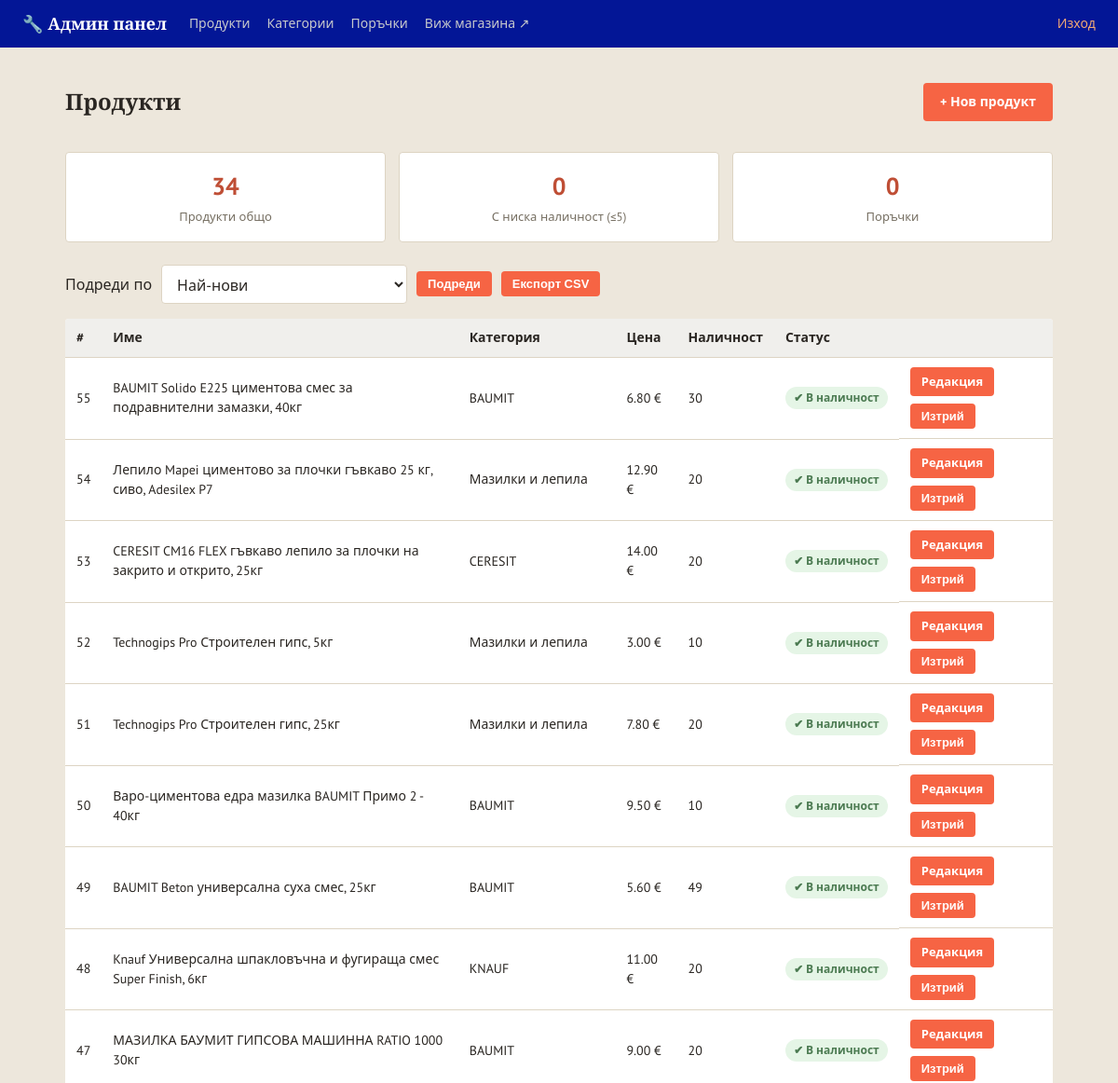
Before: /admin (signed in, upper part) with the older database file.
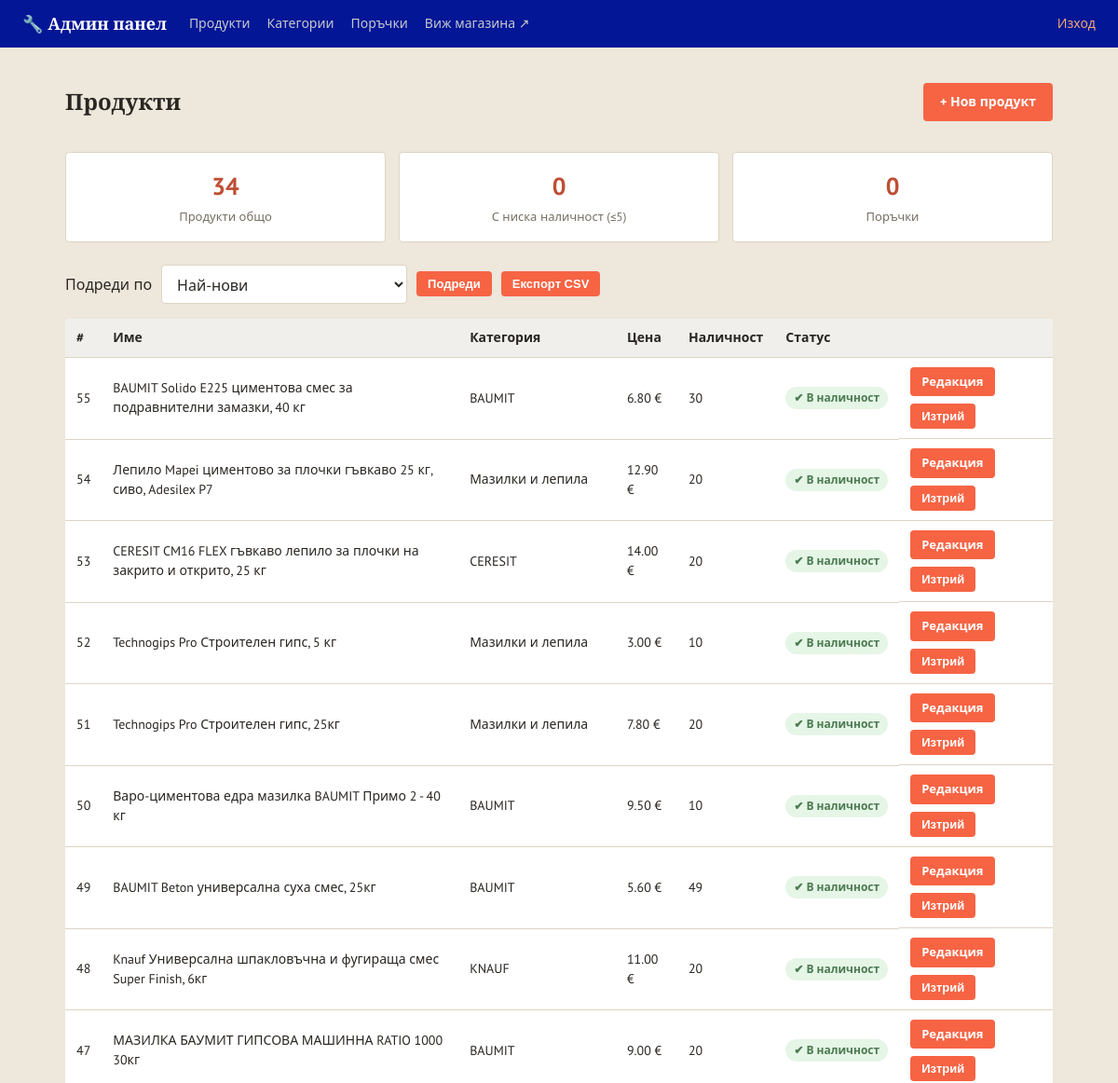
After: the same page with the newer database file.
### models.py (models this page shows, shortened)
class Product(db.Model):
    __tablename__ = 'products'
    id = db.Column(db.Integer, primary_key=True)
    name = db.Column(db.String(200), nullable=False)
    description = db.Column(db.Text, default='')
    price = db.Column(db.Float, nullable=False)
    stock = db.Column(db.Integer, default=0)
    availability = db.Column(db.String(16), nullable=False, default='in_stock')
    image_url = db.Column(db.String(300), default='')
    category_id = db.Column(db.Integer, db.ForeignKey('categories.id'), nullable=False)
    AVAILABILITY_CHOICES = ('in_stock', 'limited', 'on_order')
    AVAILABILITY_LABELS = {'in_stock': 'В наличност', 'limited': 'Ограничена наличност',
                           'on_order': 'По поръчка'}
    AVAILABILITY_BADGE_CLASS = {'in_stock': 'stock-ok', 'limited': 'stock-limited', 'on_order': 'stock-onorder'}
    AVAILABILITY_ICONS = {'in_stock': '✔', 'limited': '⚠', 'on_order': '⏳'}

class Category(db.Model):
    __tablename__ = 'categories'
    id = db.Column(db.Integer, primary_key=True)
    name = db.Column(db.String(100), nullable=False, unique=True)
    image_url = db.Column(db.String(300), default='')
    products = db.relationship('Product', backref='category', lazy=True)

### app.py (the view)
@app.route('/admin')
@admin_required
def admin_dashboard():
    sort = selected_sort(ADMIN_PRODUCT_SORTS)
    products = sorted_products(Product.query, sort)
    low_stock_count = Product.query.filter(Product.stock <= 5).count()
    orders_count = Order.query.count()
    new_orders_count = Order.query.filter_by(status='нова').count()
    return render_template('admin/dashboard.html', products=products,
                           low_stock_count=low_stock_count, orders_count=orders_count,
                           new_orders_count=new_orders_count, sort=sort,
                           sort_options=ADMIN_PRODUCT_SORTS)

### app.py (called while the page is built)
@app.context_processor
def inject_whatsapp_number():
    return {'whatsapp_number': app.config['WHATSAPP_NUMBER'], 'asset_version': app.config['ASSET_VERSION']}

@app.context_processor
def inject_category_icons():
    return {'category_icons': CATEGORY_ICONS}

@app.context_processor
def inject_availability_info():
    return {'availability_labels': Product.AVAILABILITY_LABELS,
            'availability_badge_class': Product.AVAILABILITY_BADGE_CLASS,
            'availability_icons': Product.AVAILABILITY_ICONS}

def admin_required(view_func):
    @wraps(view_func)
    def wrapper(*args, **kwargs):
        if not session.get('is_admin'):
            flash('Моля, влезте в системата.', 'error')
            return redirect(url_for('admin_login', next=request.path))
        return view_func(*args, **kwargs)
    return wrapper

def selected_sort(options):
    value = request.args.get('sort', 'newest')
    return value if value in options else 'newest'

def sorted_products(query, sort):
    if sort in ('name_asc', 'name_desc'):
        return sorted(query.order_by(Product.id.asc()).all(),
                      key=lambda p: p.name.casefold(), reverse=sort == 'name_desc')
    ordering = {
        'newest': Product.id.desc(), 'oldest': Product.id.asc(),
        'price_asc': Product.price.asc(), 'price_desc': Product.price.desc(),
        'stock_asc': Product.stock.asc(), 'stock_desc': Product.stock.desc(),
    }
    return query.order_by(ordering[sort], Product.id.asc()).all()

### templates/admin/dashboard.html (shortened to what this page needs)
{% extends 'admin/base.html' %}
{% block content %}
<div class="admin-header-row">
    <h1 class="page-title">Продукти</h1>
    <a href="{{ url_for('admin_product_new') }}" class="btn">+ Нов продукт</a>
</div>
<div class="admin-stats">
    <div class="stat-card">
        <div class="stat-number">{{ products|length }}</div>
        <div class="stat-label">Продукти общо</div>
    </div>
    <div class="stat-card {% if low_stock_count %}stat-warning{% endif %}">
        <div class="stat-number">{{ low_stock_count }}</div>
        <div class="stat-label">С ниска наличност (≤5)</div>
    </div>
    <a href="{{ url_for('admin_orders') }}" class="stat-card stat-link {% if new_orders_count %}stat-warning{% endif %}">
        <div class="stat-number">{{ orders_count }}</div>
        <div class="stat-label">Поръчки{% if new_orders_count %} · {{ new_orders_count }} нови{% endif %}</div>
    </a>
</div>
<form class="list-toolbar" method="get">
    {% include 'sort_select.html' %}
    <button type="submit" class="btn btn-small">Подреди</button>
    <button type="submit" class="btn btn-small" formaction="{{ url_for('admin_products_export') }}">Експорт CSV</button>
</form>
{% if products %}
<table class="admin-table">
    <thead>
        <tr>
            <th>#</th>
            <th>Име</th>
            <th>Категория</th>
            <th>Цена</th>
            <th>Наличност</th>
            <th>Статус</th>
            <th></th>
        </tr>
    </thead>
    <tbody>
        {% for p in products %}
        <tr>
            <td>{{ p.id }}</td>
            <td>{{ p.name }}</td>
            <td>{{ p.category.name }}</td>
            <td>{{ '%.2f'|format(p.price) }} €</td>
            <td class="{% if p.stock <= 5 %}stock-low{% endif %}">{{ p.stock }}</td>
            <td><span class="availability-chip {{ availability_badge_class[p.availability] }}">{{ availability_icons[p.availability] }} {{ availability_labels[p.availability] }}</span></td>
            <td class="admin-actions">
                <a href="{{ url_for('admin_product_edit', product_id=p.id) }}" class="btn btn-small">Редакция</a>
                <form action="{{ url_for('admin_product_delete', product_id=p.id) }}" method="post"
                      onsubmit="return confirm('Изтриване на \'{{ p.name }}\'?');">
                    <button type="submit" class="btn btn-small btn-danger">Изтрий</button>
                </form>
            </td>
        </tr>
        {% endfor %}
    </tbody>
</table>
{% else %}
<p class="empty-msg">Все още няма продукти. <a href="{{ url_for('admin_product_new') }}">Добавете първия</a>.</p>
{% endif %}
{% endblock %}

### templates/admin/base.html (shortened to what this page needs)
<!DOCTYPE html>
<html lang="bg">
<head>
    <link rel="stylesheet" href="{{ url_for('static', filename='css/style.css') }}?v={{ asset_version }}">
    <link rel="stylesheet" href="{{ url_for('static', filename='css/admin.css') }}?v={{ asset_version }}">
    <link type="text/css" rel="stylesheet" href="{{ url_for('static',filename='css/style.css') }}"/>
</head>
<body class="admin-body">
<header class="admin-topbar">
    <a href="{{ url_for('admin_dashboard') }}" class="brand">🔧 Админ панел</a>
    <nav class="admin-nav">
        <a href="{{ url_for('admin_dashboard') }}">Продукти</a>
        <a href="{{ url_for('admin_categories') }}">Категории</a>
        <a href="{{ url_for('admin_orders') }}">Поръчки</a>
        <a href="{{ url_for('index') }}" target="_blank">Виж магазина ↗</a>
    </nav>
    <a href="{{ url_for('admin_logout') }}" class="admin-logout">Изход</a>
</header>
<main class="admin-container">
    {% block content %}{% endblock %}
</main>
</body>
</html>

### templates/sort_select.html
<label for="sort">Подреди по</label>
<select id="sort" name="sort">
    {% for value, label in sort_options.items() %}
    <option value="{{ value }}" {% if sort == value %}selected{% endif %}>{{ label }}</option>
    {% endfor %}
</select>

### static/css/style.css (style rules this page uses)
:root { --steel: #0623e8; --steel-dark: #031696; --accent: #f66444; --accent-dark: #bf4e35; --highlight: #d9a441; --bg: #ede7dc; --card-bg: #ffffff; --border: #ddd4c3; --text: #2a2622; --text-light: #766f62; --success: #4b7a51; --danger: #a23636; --radius: 4px; }
* { box-sizing: border-box; }
body { margin: 0; font-family: 'PT Sans', 'Segoe UI', Roboto, Arial, sans-serif; background: var(--bg); color: var(--text); line-height: 1.5; }
h1, h2, h3, .brand, .hero h1 { font-family: 'Bitter', Georgia, serif; }
a { color: inherit; text-decoration: none; }
.brand { font-size: 22px; font-weight: 700; color: #fff; white-space: nowrap; display: flex; align-items: center; gap: 10px; }
.page-title { font-size: 24px; margin-bottom: 16px; }
.btn { display: inline-block; background: var(--accent); color: #fff; border: none; padding: 10px 18px; border-radius: var(--radius); font-weight: 600; cursor: pointer; font-size: 14px; }
.btn-small { padding: 6px 12px; font-size: 13px; }
.stock-ok { color: var(--success); font-weight: 600; }
.availability-chip { display: inline-block; padding: 3px 9px; border-radius: 20px; font-size: 12px; font-weight: 700; white-space: nowrap; margin: 4px 0; }
.availability-chip.stock-ok { background: #e5f5e6; }
.list-toolbar { display: flex; flex-wrap: wrap; align-items: center; gap: 10px; margin: 16px 0; }
.list-toolbar select { max-width: 100%; padding: 9px 12px; border: 1px solid var(--border); border-radius: var(--radius); background: var(--card-bg, #fff); color: inherit; font: inherit; }

### static/css/admin.css (style rules this page uses)
.admin-body { background: var(--bg); }
.admin-topbar { background: var(--steel-dark); color: #fff; display: flex; align-items: center; gap: 24px; padding: 12px 24px; }
.admin-topbar .brand { color: #fff; font-size: 18px; font-weight: 700; }
.admin-nav { display: flex; gap: 18px; flex: 1; }
.admin-nav a { color: #c7c9cc; font-size: 14px; }
.admin-logout { color: #f0a875; font-size: 14px; }
.admin-container { max-width: 1100px; margin: 0 auto; padding: 24px 20px 60px; }
.admin-header-row { display: flex; align-items: center; justify-content: space-between; margin-bottom: 20px; }
.admin-stats { display: grid; grid-template-columns: repeat(auto-fit, minmax(160px, 1fr)); gap: 14px; margin-bottom: 24px; }
.stat-card { background: var(--card-bg); border: 1px solid var(--border); border-radius: var(--radius); padding: 16px; text-align: center; }
.stat-number { font-size: 26px; font-weight: 700; color: var(--accent-dark); }
.stat-label { font-size: 13px; color: var(--text-light); margin-top: 4px; }
.admin-table { width: 100%; border-collapse: collapse; background: var(--card-bg); border-radius: var(--radius); overflow: hidden; }
.admin-table th, .admin-table td { padding: 10px 12px; border-bottom: 1px solid var(--border); text-align: left; font-size: 14px; }
.admin-table th { background: #f0efec; }
.admin-actions { display: flex; gap: 8px; flex-wrap: wrap; align-items: center; }
.btn-danger { background: var(--danger); }
.stat-link { text-decoration: none; display: block; }

Changed rows visible on the page:
changed Product id 55: name "BAUMIT Solido E225 циментова смес за подравнителни замазки, 40кг" → "BAUMIT Solido E225 циментова смес за подравнителни замазки, 40 кг"
changed Product "CERESIT": name "CERESIT CM16 FLEX гъвкаво лепило за плочки на закрито и открито, 25кг" → "CERESIT CM16 FLEX гъвкаво лепило за плочки на закрито и открито, 25 кг"
changed Product id 52: name "Technogips Pro Строителен гипс, 5кг" → "Technogips Pro Строителен гипс, 5 кг"
changed Product id 50: name "Варо-циментова едра мазилка BAUMIT Примо 2 - 40кг" → "Варо-циментова едра мазилка BAUMIT Примо 2 - 40 кг"
